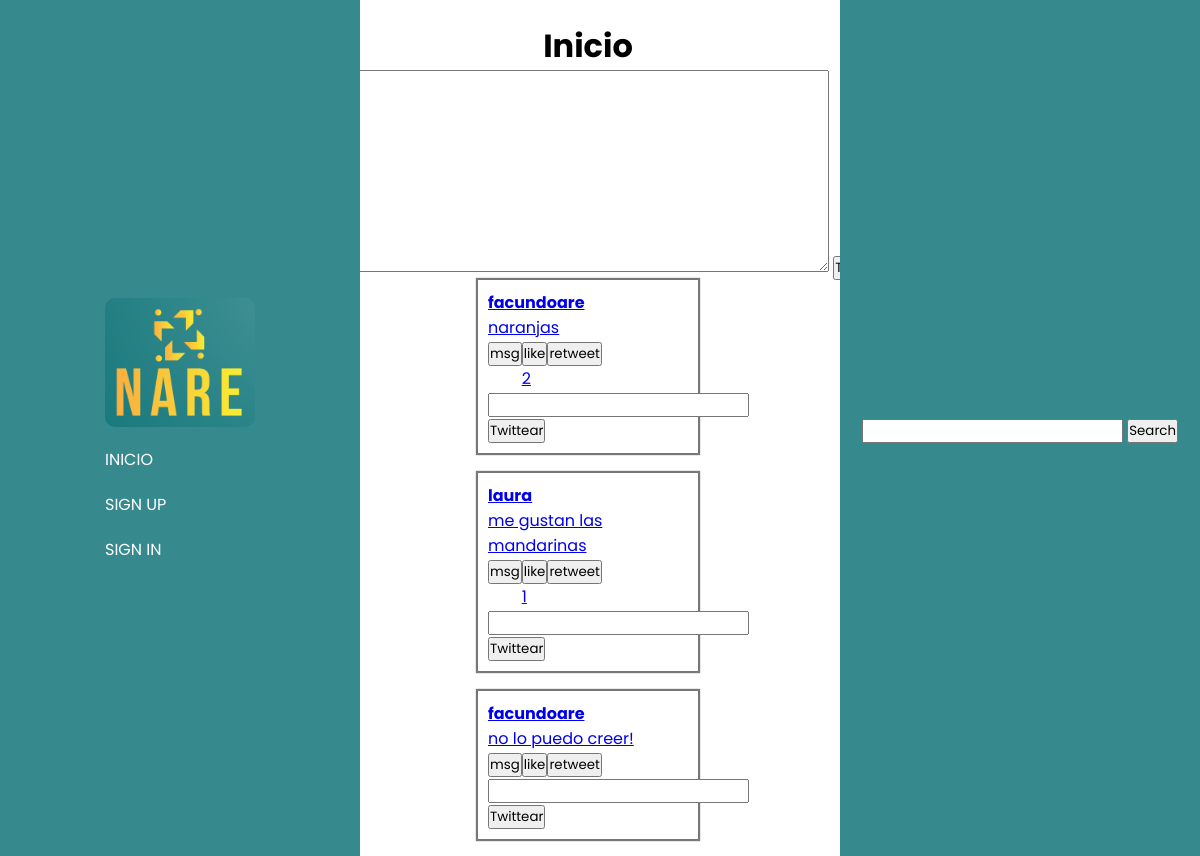
Before: / with the older database file.
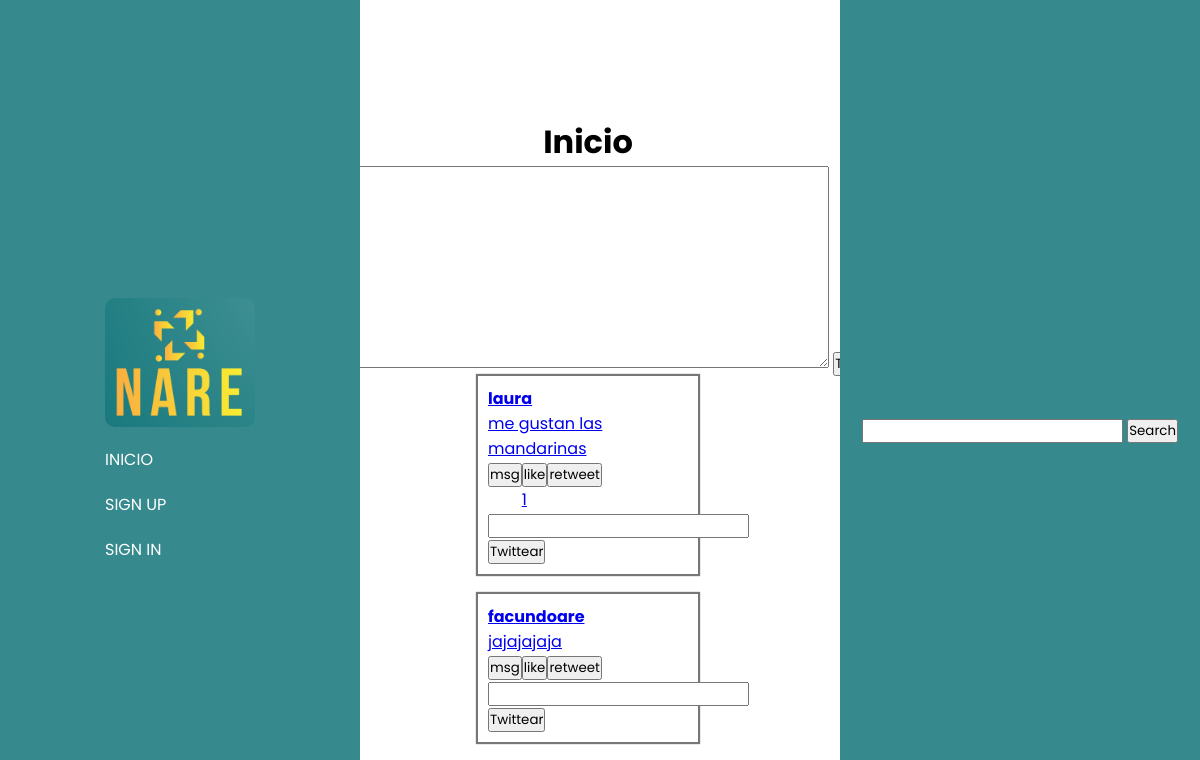
After: the same page with the newer database file.
### tweets/models.py (models this page shows)
class Tweet(models.Model):
    user = models.ForeignKey(User, null=True, on_delete=models.CASCADE)
    content = models.TextField(max_length=180)
    created_at = models.DateTimeField(auto_now_add=True)
    likes = models.IntegerField(default=0)
    likes_users = models.ManyToManyField(User, related_name="likes_tweets")
    retweets = models.IntegerField(default=0)
    parent_tweet = models.IntegerField(null=True)

### tweets/views.py (the view)
# urls.py: path('', views.globalFeed, name='globalFeed'),
def globalFeed(request):
    tweets = Tweet.objects.all().filter(parent_tweet = None)
    return render(request, 'globalFeed.html',{
            'form': forms.postTweet,
            'tweets': tweets
    })

### tweets/templates/globalFeed.html (shortened to what this page needs)
{% extends 'base.html' %} {% load static %}
    {% block content %}
    <link rel="stylesheet" href="{% static 'globalFeed.css' %}" />
    <main>
        <h1>Inicio</h1>
        <form action="{% url 'postTweet' %}" method="POST">
            {{form}}
            <button>
                Twittear
            </button>
        </form>
        <div class="tweets">
            {% for tweet in tweets %}
                <a href="{% url 'tweetDetails' tweet.id %}" class="{% if tweet.parent_tweet != null %} reply {% else %} tweet {% endif %}">
                    <h4>{{tweet.user.username}}</h4>
                    <p>{{tweet.content}}</p>
                    <div class="buttons">
                        <form>
                            <button class="msgButton">
                                msg
                            </button>
                        </form>
                        <form action="{% url 'like' tweet.id %}">
                            <button>
                                like
                            </button>
                            {% if tweet.likes != 0 %}
                                <p>{{tweet.likes}}</p>
                            {% endif %}
                        </form>
                        <form>
                            <button>
                                retweet
                            </button>
                        </form>
                    </div>
                    <form action="{% url 'responseTweet' tweet.id %}" method="POST" class="formResponse">
                        <input type="text" class="response" name="contentResponse">
                        <button class="responseButton">
                            Twittear
                        </button>
                    </form>
                </a>
            {% endfor %}
        </div>
    </main>
{% endblock content %}

### tweets/templates/base.html (shortened to what this page needs)
{% load static %}
<!DOCTYPE html>
<html lang="es">
  <head>
    <link rel="stylesheet" href="{% static 'base.css' %}" />
  </head>
  <body>
    <nav class="navbar-1">
        <ul>
          <img src="{% static 'logo.png' %}"></img>
          <li><a href="{% url 'globalFeed' %}">INICIO</a></li>
          {% if user.is_authenticated %}
          <li><a href="{% url 'myProfile' user.username %}">MI PERFIL</a></li>
          <li><a href="{% url 'logout' %}">LOG OUT</a></li>
          {% comment %} <li><a href="{% url 'profile' %}">MI PERFIL</a></li> {% endcomment %}
          {% else %}
          <li><a href="{% url 'signup' %}">SIGN UP</a></li>
          <li><a href="{% url 'signin' %}">SIGN IN</a></li>
          {% endif %}
        </ul>
    </nav>
    <main>
      {% block content %}
      {% endblock %}
    </main>
    <nav class="navbar-2">
      <form action="{% url 'search' %}">
            <input type="text" class="searchbar" name="search">
            <button>
              Search
            </button>
          </form>
    </nav>
  </body>
</html>

### tweets/static/base.css (style rules this page uses)
* { margin: 0; padding: 0; font-family: 'Poppins', sans-serif; }
body { display: flex; justify-content: center; width: 98vw; position: relative; }
main { height: 100vh; display: flex; align-items: center; padding: 30px; }
.navbar-1, .navbar-2 { width: 30vw; background-color: #368a8e; display: flex; flex-direction: column; justify-content: center; align-items: center; height: 100%; }
.navbar-1 { position: fixed; left: 0; top: 0; }
.navbar-2 { position: fixed; right: 0; top: 0; }
ul { display: flex; flex-direction: column; gap: 20px; color: white; }
ul img { width: 150px; border-radius: 10px; }
ul li { list-style: none; }
ul li a { text-decoration: none; color: white; }

### tweets/static/globalFeed.css (style rules this page uses)
main { display: flex; flex-direction: column; justify-content: center; align-items: center; height: 100vh; }
.tweets { display: flex; flex-direction: column; gap: 20px; }
.tweet { display: flex; flex-direction: column; padding: 10px; height: auto; width: 200px; box-shadow: 0 0 1px 2px #777; }
.buttons { display: flex; }

Changed rows visible on the page:
removed Tweet: user.username "facundoare", content "naranjas", likes "2"
removed Tweet: user.username "facundoare", content "no lo puedo creer!"
added Tweet: user.username "facundoare", content "jajajajaja"
